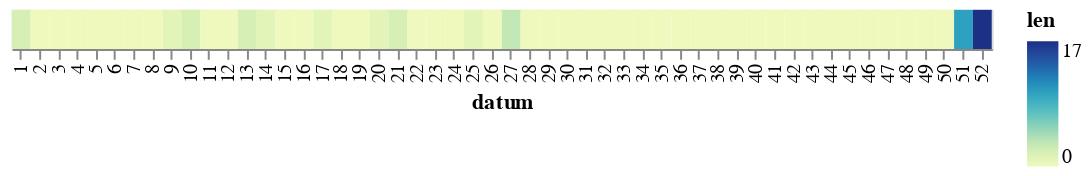

This figure's notebook cell:
### Code cell
alt.Chart(
    rok.with_columns(pl.col('datum').cast(pl.Int8())).join(
    df.filter(pl.col("nazev") == "Láska nebeská").group_by(pl.col("datum").dt.week()).len(),
    how='left',
    on='datum'
).with_columns(pl.col('len').fill_null(0)),
    width=500
).mark_rect().encode(
    alt.X('datum:N'),
    alt.Color('len:Q')
)

### Figure 1 — Vega-Lite specification as saved in the notebook (floating-point values rounded to 4 significant figures)
{"config": {"view": {"continuousWidth": 300, "continuousHeight": 300}}, "data": {"name": "data-d6d0d2c4af9fe2bc8639dbb39af44999"}, "mark": {"type": "rect"}, "encoding": {"color": {"field": "len", "type": "quantitative"}, "x": {"field": "datum", "type": "nominal"}}, "width": 500, "$schema": "https://vega.github.io/schema/vega-lite/v5.8.0.json", "datasets": {"data-d6d0d2c4af9fe2bc8639dbb39af44999": [{"datum": 1, "len": 2}, {"datum": 2, "len": 0}, {"datum": 3, "len": 0}, {"datum": 4, "len": 0}, {"datum": 5, "len": 0}, {"datum": 6, "len": 0}, {"datum": 7, "len": 0}, {"datum": 8, "len": 0}, {"datum": 9, "len": 1}, {"datum": 10, "len": 2}, {"datum": 11, "len": 0}, {"datum": 12, "len": 0}, {"datum": 13, "len": 2}, {"datum": 14, "len": 1}, {"datum": 15, "len": 0}, {"datum": 16, "len": 0}, {"datum": 17, "len": 1}, {"datum": 18, "len": 0}, {"datum": 19, "len": 0}, {"datum": 20, "len": 1}, {"datum": 21, "len": 2}, {"datum": 22, "len": 0}, {"datum": 23, "len": 0}, {"datum": 24, "len": 0}, {"datum": 25, "len": 1}, {"datum": 26, "len": 0}, {"datum": 27, "len": 3}, {"datum": 28, "len": 0}, {"datum": 29, "len": 0}, {"datum": 30, "len": 0}, {"datum": 31, "len": 0}, {"datum": 32, "len": 0}, {"datum": 33, "len": 0}, {"datum": 34, "len": 0}, {"datum": 35, "len": 0}, {"datum": 36, "len": 0}, {"datum": 37, "len": 0}, {"datum": 38, "len": 0}, {"datum": 39, "len": 0}, {"datum": 40, "len": 0}, {"datum": 41, "len": 0}, {"datum": 42, "len": 0}, {"datum": 43, "len": 0}, {"datum": 44, "len": 0}, {"datum": 45, "len": 0}, {"datum": 46, "len": 0}, {"datum": 47, "len": 0}, {"datum": 48, "len": 0}, {"datum": 49, "len": 0}, {"datum": 50, "len": 0}, {"datum": 51, "len": 10}, {"datum": 52, "len": 17}]}}
